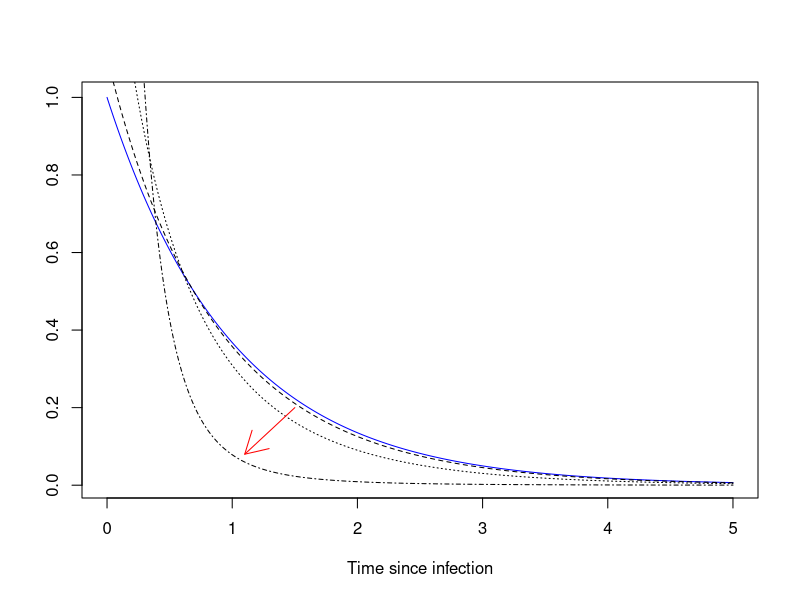

This figure's R source:
## ---- chunk 1
F <- function(t, lambda){
    exp(-lambda * t)
}

intrinsic.gen <- function(t, lambda){
    lambda * F(t, lambda)
}

network.gen <- function(t, beta, lambda){
    beta * (1 - exp(-beta/lambda))^(-1) * F(t, lambda) *
        exp(-beta/lambda * (1 - F(t, lambda)))
}

t <- seq(0, 5, 0.01)

plot(t, intrinsic.gen(t, 1), type = "l", col = "blue",
     ylab = "",
     xlab = "Time since infection")

for(i in 1:3){
    m <- 0.2 * 5^(i-1)
    lines(t, network.gen(t, m, 1), lty = i + 1)
}

arrows(1.5, 0.2, 1.1, 0.08, col = "red")
